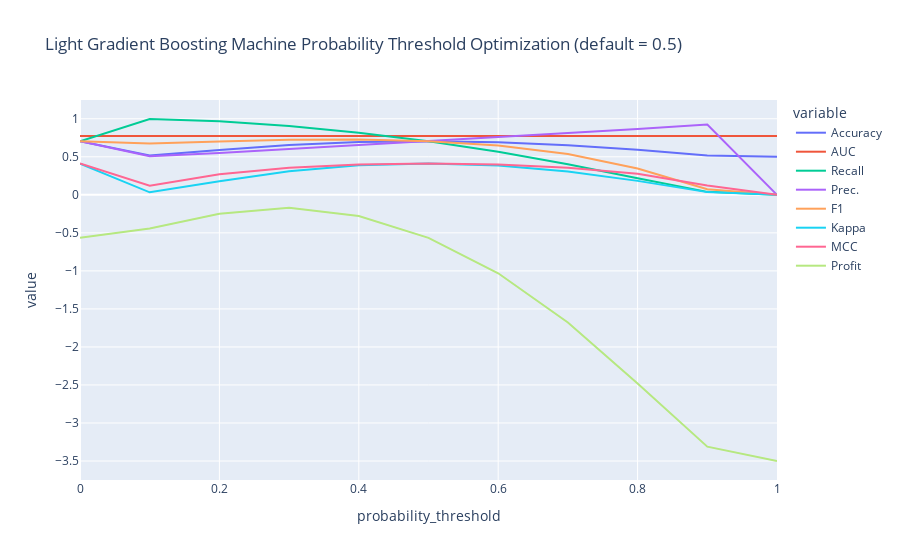

The notebook cell saved with this chart:
### Code cell
# optimize threshold
optimize_threshold(lightgbm_us)

### Figure 1 — Plotly figure (JSON) as saved in the notebook; plotly's stock layout.template omitted (floating-point values rounded to 4 significant figures)
{"data": [{"hovertemplate": "variable=Accuracy<br>probability_threshold=%{x}<br>value=%{y}<extra></extra>", "legendgroup": "Accuracy", "line": {"color": "#636efa", "dash": "solid"}, "marker": {"symbol": "circle"}, "mode": "lines", "name": "Accuracy", "orientation": "v", "showlegend": true, "type": "scatter", "x": [0, 0.1, 0.2, 0.3, 0.4, 0.5, 0.6, 0.7, 0.8, 0.9, 1], "xaxis": "x", "y": [0.7055, 0.5164, 0.5885, 0.6545, 0.6937, 0.7055, 0.6923, 0.6533, 0.5917, 0.5179, 0.5], "yaxis": "y"}, {"hovertemplate": "variable=AUC<br>probability_threshold=%{x}<br>value=%{y}<extra></extra>", "legendgroup": "AUC", "line": {"color": "#EF553B", "dash": "solid"}, "marker": {"symbol": "circle"}, "mode": "lines", "name": "AUC", "orientation": "v", "showlegend": true, "type": "scatter", "x": [0, 0.1, 0.2, 0.3, 0.4, 0.5, 0.6, 0.7, 0.8, 0.9, 1], "xaxis": "x", "y": [0.7747, 0.7747, 0.7747, 0.7747, 0.7747, 0.7747, 0.7747, 0.7747, 0.7747, 0.7747, 0.7747], "yaxis": "y"}, {"hovertemplate": "variable=Recall<br>probability_threshold=%{x}<br>value=%{y}<extra></extra>", "legendgroup": "Recall", "line": {"color": "#00cc96", "dash": "solid"}, "marker": {"symbol": "circle"}, "mode": "lines", "name": "Recall", "orientation": "v", "showlegend": true, "type": "scatter", "x": [0, 0.1, 0.2, 0.3, 0.4, 0.5, 0.6, 0.7, 0.8, 0.9, 1], "xaxis": "x", "y": [0.7039, 0.9971, 0.9659, 0.9035, 0.8154, 0.7039, 0.5664, 0.4024, 0.2172, 0.039, 0], "yaxis": "y"}, {"hovertemplate": "variable=Prec.<br>probability_threshold=%{x}<br>value=%{y}<extra></extra>", "legendgroup": "Prec.", "line": {"color": "#ab63fa", "dash": "solid"}, "marker": {"symbol": "circle"}, "mode": "lines", "name": "Prec.", "orientation": "v", "showlegend": true, "type": "scatter", "x": [0, 0.1, 0.2, 0.3, 0.4, 0.5, 0.6, 0.7, 0.8, 0.9, 1], "xaxis": "x", "y": [0.7062, 0.5083, 0.5505, 0.6031, 0.6558, 0.7062, 0.7572, 0.8078, 0.8651, 0.9235, 0], "yaxis": "y"}, {"hovertemplate": "variable=F1<br>probability_threshold=%{x}<br>value=%{y}<extra></extra>", "legendgroup": "F1", "line": {"color": "#FFA15A", "dash": "solid"}, "marker": {"symbol": "circle"}, "mode": "lines", "name": "F1", "orientation": "v", "showlegend": true, "type": "scatter", "x": [0, 0.1, 0.2, 0.3, 0.4, 0.5, 0.6, 0.7, 0.8, 0.9, 1], "xaxis": "x", "y": [0.705, 0.6734, 0.7013, 0.7234, 0.7269, 0.705, 0.648, 0.5372, 0.3473, 0.0748, 0], "yaxis": "y"}, {"hovertemplate": "variable=Kappa<br>probability_threshold=%{x}<br>value=%{y}<extra></extra>", "legendgroup": "Kappa", "line": {"color": "#19d3f3", "dash": "solid"}, "marker": {"symbol": "circle"}, "mode": "lines", "name": "Kappa", "orientation": "v", "showlegend": true, "type": "scatter", "x": [0, 0.1, 0.2, 0.3, 0.4, 0.5, 0.6, 0.7, 0.8, 0.9, 1], "xaxis": "x", "y": [0.4111, 0.0327, 0.1771, 0.309, 0.3874, 0.4111, 0.3847, 0.3067, 0.1834, 0.0357, 0], "yaxis": "y"}, {"hovertemplate": "variable=MCC<br>probability_threshold=%{x}<br>value=%{y}<extra></extra>", "legendgroup": "MCC", "line": {"color": "#FF6692", "dash": "solid"}, "marker": {"symbol": "circle"}, "mode": "lines", "name": "MCC", "orientation": "v", "showlegend": true, "type": "scatter", "x": [0, 0.1, 0.2, 0.3, 0.4, 0.5, 0.6, 0.7, 0.8, 0.9, 1], "xaxis": "x", "y": [0.4111, 0.119, 0.2699, 0.3564, 0.3994, 0.4111, 0.3975, 0.3546, 0.2767, 0.1242, 0], "yaxis": "y"}, {"hovertemplate": "variable=Profit<br>probability_threshold=%{x}<br>value=%{y}<extra></extra>", "legendgroup": "Profit", "line": {"color": "#B6E880", "dash": "solid"}, "marker": {"symbol": "circle"}, "mode": "lines", "name": "Profit", "orientation": "v", "showlegend": true, "type": "scatter", "x": [0, 0.1, 0.2, 0.3, 0.4, 0.5, 0.6, 0.7, 0.8, 0.9, 1], "xaxis": "x", "y": [-0.566, -0.4433, -0.2481, -0.1715, -0.279, -0.566, -1.031, -1.679, -2.481, -3.311, -3.5], "yaxis": "y"}], "layout": {"legend": {"title": {"text": "variable"}, "tracegroupgap": 0}, "title": {"text": "Light Gradient Boosting Machine Probability Threshold Optimization (default = 0.5)"}, "xaxis": {"anchor": "y", "domain": [0, 1], "title": {"text": "probability_threshold"}}, "yaxis": {"anchor": "x", "domain": [0, 1], "title": {"text": "value"}}}}
